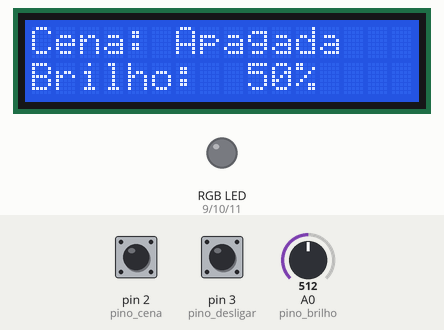
This sketch was run on a simulated Arduino Uno, built with avr-gcc and run on an emulated ATmega328P. On the bench: 16×2 character LCD, an RGB LED mixed from three pins (HIGH = lit). Inputs (shaded band) come from the test bench; at power-on: pin 2 (pino_cena) HIGH, A0 (pino_brilho) = 512, pin 3 (pino_desligar) HIGH. Dim RGB values are drawn brighter than linear; what the sketch prints to the serial monitor is not drawn.

Above: at 1.2 s.
1.3 s: pin 2 (pino_cena) pulled LOW for 0.15 s
At 1.48 s:
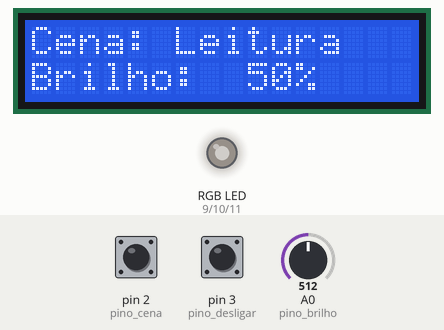
2.0 s: pin 2 (pino_cena) pulled LOW for 1 s
At 4.1 s:
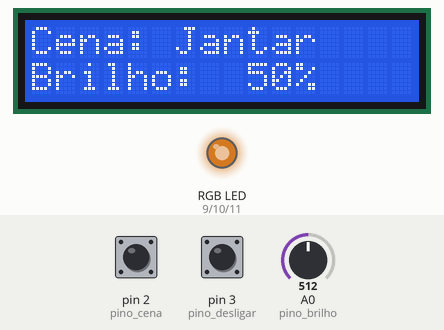
4.5 s: pin 2 (pino_cena) pulled LOW for 0.15 s
At 4.68 s:
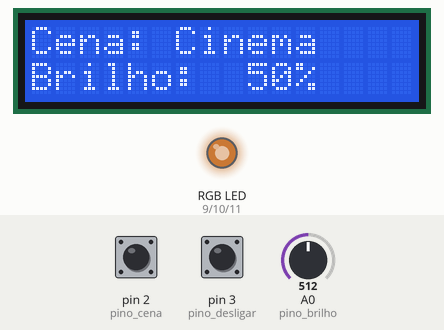
5.2 s: pin 2 (pino_cena) pulled LOW for 3.2 s
At 5.58 s:
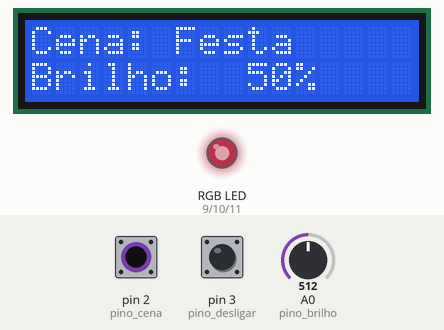
9.0 s: A0 (pino_brilho) set to 122
At 9.91 s:
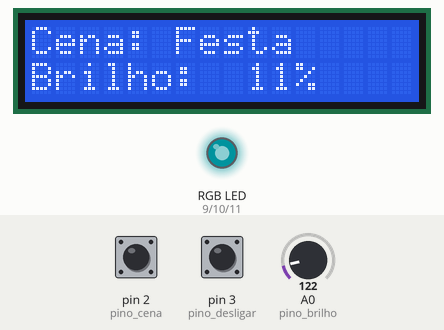
10.8 s: A0 (pino_brilho) set to 1023
At 14.8 s:
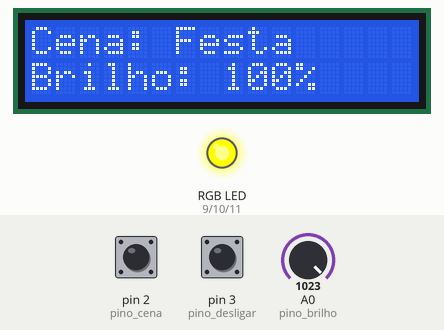
Timing chart, 0 to 17.0 s (numbered marks = the images above; inputs shaded):
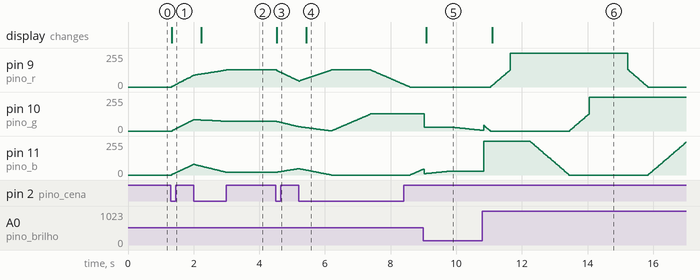

The sketch:

sketch.ino
```cpp
// ---------------------------------------------------------------------------
// Casa Inteligente | 09 | Cenas de iluminação da sala com LED RGB
//
// O que faz: um botão percorre cenas prontas (Leitura, Jantar, Cinema e
// Festa), com transição suave de 1 s entre as cores. O potenciômetro regula
// o brilho geral. Na cena Festa, as cores giram sozinhas. O outro botão
// apaga a sala com esmaecimento.
//
// Entradas : botão "Cena", botão "Desligar" e potenciômetro de brilho.
// Saídas   : LED RGB (fita de LED da sanca, catodo comum) e LCD 16x2 I2C.
// ---------------------------------------------------------------------------
#include <Wire.h>
#include <LiquidCrystal_I2C.h>

const uint8_t pino_cena     = 2;   // botões para o GND, pull-up interno
const uint8_t pino_desligar = 3;
const uint8_t pino_brilho   = A0;
const uint8_t pino_r = 9, pino_g = 10, pino_b = 11;   // PWM

struct Cor { uint8_t r, g, b; };
struct Cena { const char *nome; Cor cor; };

const Cena CENAS[] = {
  {"Leitura", {255, 244, 229}},   // branco neutro, luz para ler
  {"Jantar",  {255, 147, 41}},    // âmbar quente
  {"Cinema",  {20, 30, 120}},     // azul baixo, sem reflexo na tela
  {"Festa",   {255, 0, 0}},       // ponto de partida do ciclo de cores
};
const uint8_t TOTAL_CENAS = sizeof(CENAS) / sizeof(CENAS[0]);
const uint8_t CENA_FESTA = 3;
const unsigned long transicao_ms = 1000;

LiquidCrystal_I2C lcd(0x27, 16, 2);

int cena = -1;                  // -1 = sala apagada
Cor cor_de = {0, 0, 0}, cor_para = {0, 0, 0}, cor_agora = {0, 0, 0};
unsigned long inicio_transicao = 0;
uint8_t brilho = 255;
uint16_t matiz = 0;             // usado no ciclo da cena Festa (0 a 359 graus)

struct Botao { uint8_t pino; bool antes; unsigned long t; };
Botao b_cena = {pino_cena, HIGH, 0}, b_desligar = {pino_desligar, HIGH, 0};

bool apertou(Botao &b) {
  bool l = digitalRead(b.pino);
  if (l != b.antes && millis() - b.t > 50) { b.t = millis(); b.antes = l; return l == LOW; }
  return false;
}

// Converte matiz (0-359) em cor RGB com saturação e valor máximos
Cor roda_de_cores(uint16_t h) {
  uint8_t setor = h / 60, f = (h % 60) * 255 / 60;
  switch (setor) {
    case 0:  return {255, f, 0};
    case 1:  return {(uint8_t)(255 - f), 255, 0};
    case 2:  return {0, 255, f};
    case 3:  return {0, (uint8_t)(255 - f), 255};
    case 4:  return {f, 0, 255};
    default: return {255, 0, (uint8_t)(255 - f)};
  }
}

uint8_t misturar(uint8_t a, uint8_t b, unsigned long t) {
  return a + ((long)b - a) * (long)t / (long)transicao_ms;
}

void iniciar_transicao(Cor destino) {
  cor_de = cor_agora;
  cor_para = destino;
  inicio_transicao = millis();
}

void atualizar_lcd() {
  char l1[17], l2[17];
  snprintf(l1, sizeof l1, "Cena: %-10s", cena < 0 ? "Apagada" : CENAS[cena].nome);
  snprintf(l2, sizeof l2, "Brilho: %3d%%    ", brilho * 100 / 255);
  lcd.setCursor(0, 0); lcd.print(l1);
  lcd.setCursor(0, 1); lcd.print(l2);
}

void setup() {
  Serial.begin(9600);
  pinMode(pino_cena, INPUT_PULLUP);
  pinMode(pino_desligar, INPUT_PULLUP);
  pinMode(pino_r, OUTPUT);
  pinMode(pino_g, OUTPUT);
  pinMode(pino_b, OUTPUT);
  lcd.init();
  lcd.backlight();
  atualizar_lcd();
}

void loop() {
  unsigned long agora = millis();

  if (apertou(b_cena)) {
    cena = (cena + 1) % TOTAL_CENAS;
    matiz = 0;
    iniciar_transicao(CENAS[cena].cor);
    Serial.print("[SALA] Cena: ");
    Serial.println(CENAS[cena].nome);
    atualizar_lcd();
  }
  if (apertou(b_desligar) && cena >= 0) {
    cena = -1;
    iniciar_transicao({0, 0, 0});
    Serial.println("[SALA] Apagando");
    atualizar_lcd();
  }

  // Brilho geral pelo potenciômetro (só atualiza o LCD quando muda bastante)
  uint8_t novo_brilho = analogRead(pino_brilho) / 4;
  if (abs((int)novo_brilho - (int)brilho) > 3) { brilho = novo_brilho; atualizar_lcd(); }

  // Transição linear entre a cor de partida e a de destino
  unsigned long t = agora - inicio_transicao;
  if (t >= transicao_ms) {
    cor_agora = cor_para;
    // Na cena Festa, terminada a transição, a cor gira continuamente
    if (cena == CENA_FESTA) {
      static unsigned long ultimo_giro = 0;
      if (agora - ultimo_giro >= 20) { ultimo_giro = agora; matiz = (matiz + 1) % 360; cor_agora = cor_para = roda_de_cores(matiz); }
    }
  } else {
    cor_agora = {misturar(cor_de.r, cor_para.r, t), misturar(cor_de.g, cor_para.g, t), misturar(cor_de.b, cor_para.b, t)};
  }

  analogWrite(pino_r, cor_agora.r * brilho / 255);
  analogWrite(pino_g, cor_agora.g * brilho / 255);
  analogWrite(pino_b, cor_agora.b * brilho / 255);
}
```

Measured:
- after the input at 1.3 s, pin 9 (pino_r): moves from 0/255 to 89/255 over 0.66 s, starting at once; pin 10 (pino_g): moves from 0/255 to 85/255 over 0.66 s, starting at once; pin 11 (pino_b): moves from 0/255 to 80/255 over 0.66 s, starting at once; the display: changes at once (image 1)
- after the input at 2.0 s, the display: changes after 0.23 s (image 2)
- after the input at 4.5 s, pin 9 (pino_r): moves from 128/255 to 45/255 over 0.66 s, starting at once; pin 10 (pino_g): moves from 73/255 to 33/255 over 0.65 s, starting at once; pin 11 (pino_b): moves from 20/255 to 48/255 over 0.66 s, starting at once; the display: changes at once (image 3)
- after the input at 5.2 s, the display: changes after 0.24 s (image 4)
- after the input at 9.0 s, the display: changes after 0.09 s (image 5)
- after the input at 10.8 s, the display: changes after 0.29 s (image 6)
